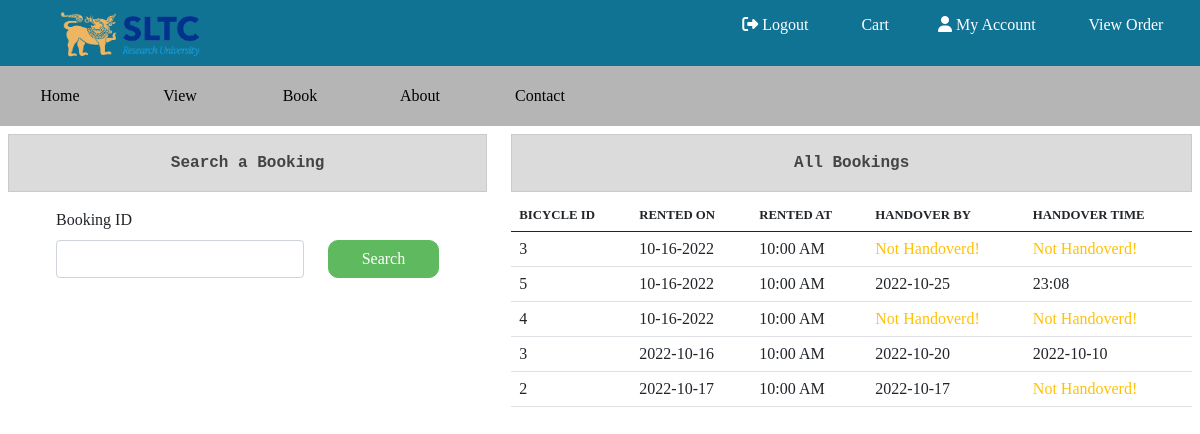
Before: /edit.php (signed in) with the older database file.
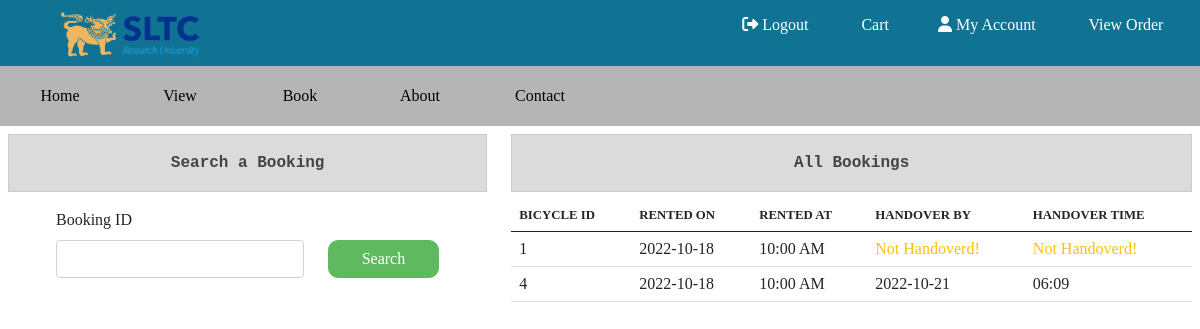
After: the same page with the newer database file.
### tables this page shows
CREATE TABLE `bookings` (
  `id` int(11) NOT NULL,
  `user_id` int(11) NOT NULL,
  `bid` int(11) NOT NULL,
  `comment` varchar(255) DEFAULT NULL,
  `req_on` varchar(20) NOT NULL,
  `req_at` varchar(10) NOT NULL DEFAULT '10:00AM',
  `handover_on` varchar(20) DEFAULT NULL,
  `handover_at` varchar(20) DEFAULT NULL,
  `approve` int(11) NOT NULL DEFAULT 0
);

### actions/config.php (called while the page is built, shortened)
<?php
function getAllBookings($conn){
  $sql="SELECT * FROM bookings ORDER BY id DESC";
  $res=$conn->query($sql);
  $bookings=[];
  if($res==TRUE){
    if($res->num_rows>0){
      while($row=$res->fetch_assoc()){
        array_push($bookings,$row);
      }
      return $bookings;
    }else{
      return null;
    }
  }else{
    return null;
  }
}

### edit.php (the view, shortened to what this page needs)
<?php
include_once './actions/config.php';
include './layout.php';
?>
<div class="container-fluid p-2">
  <div class="row">
    <div class="col-12 col-lg-5">
      <p class="alert alert-dark text-center">Search a Booking</p>
      <form action="<?= $_SERVER['PHP_SELF']?>"  class=" mx-5">
        <div class="mb-3">
          <label  class="form-label">Booking ID</label>
          <div class="row">
            <div class="col-8">
              <input type="number" value="<?= isset($_GET['bookid'])?$_GET['bookid']:''  ?>" required name="bookid" class="form-control">
            </div>
            <div class="col-4">
              <input type="submit" value="Search" name="search" class="btn btn-success w-100">
            </div>
            </div>
        </div>
      </form>
    </div>
    <div class="col-12 col-lg-7">
      <p class="alert alert-dark text-center m-0">All Bookings</p>
      <table class="table table-hover mt-2">
        <thead>
          <tr style="font-size:0.8rem ;">
            <th>BICYCLE ID</th>
            <th>RENTED ON</th>
            <th>RENTED AT</th>
            <th>HANDOVER BY</th>
            <th>HANDOVER TIME</th>
          </tr>
        </thead>
        <tbody>
          <tr>
            <?php
            $books=getAllBookings($conn);
            if($books!=null){
              foreach ($books as $book) {
              ?>
              <tr>
                <td><?= $book['bid']?></td>
                <td  ><?= $book['req_on']?></td>
                <td  ><?= $book['req_at']?></td>
                <?= $book['handover_on']==null?'<td class="text-warning">Not Handoverd!</td>':"<td >{$book['handover_on']}</td>" ?>
                <?= $book['handover_at']==null?'<td class="text-warning">Not Handoverd!</td>':"<td >{$book['handover_at']}</td>" ?>
            <?php }
            }else{?>
              <td colspan="8">
                <p class="alert alert-warning text-center">No Bookings Found!</p>
              </td>
            <?php }?>
          </tr>
        </tbody>
      </table>
    </div>
  </div>
</div>

Changed rows visible on the page:
removed bookings: bid "3", req_on "10-16-2022", req_at "10:00 AM", shows "Not Handoverd!"
removed bookings: bid "5", req_on "10-16-2022", req_at "10:00 AM", handover_on "2022-10-25", handover_at "23:08"
removed bookings: bid "4", req_on "10-16-2022", req_at "10:00 AM", shows "Not Handoverd!"
removed bookings: bid "3", req_on "2022-10-16", req_at "10:00 AM", handover_on "2022-10-20", handover_at "2022-10-10"
removed bookings: bid "2", req_on "2022-10-17", req_at "10:00 AM", handover_on "2022-10-17", shows "Not Handoverd!"
added bookings: bid "1", req_on "2022-10-18", req_at "10:00 AM", shows "Not Handoverd!"
added bookings: bid "4", req_on "2022-10-18", req_at "10:00 AM", handover_on "2022-10-21", handover_at "06:09"
